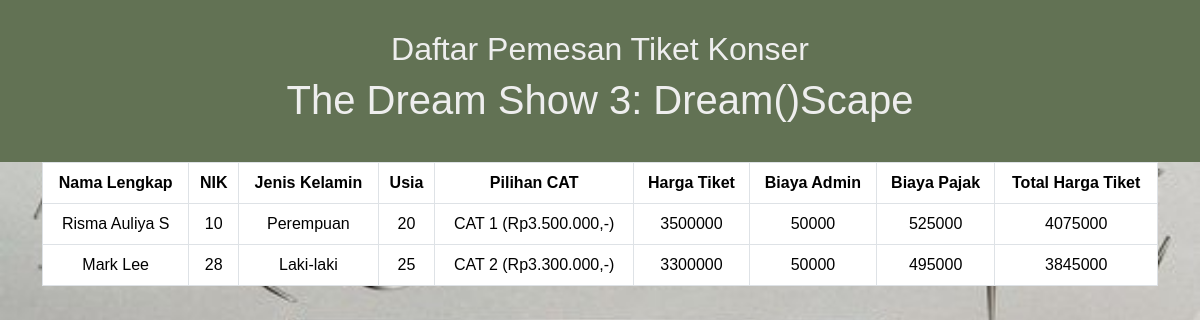
The app's page /daftar_pemesan.php with its own data.
### tables this page shows
CREATE TABLE `pemesan_tiket` (
  `id_tiket` int NOT NULL,
  `namalengkap` varchar(255) DEFAULT NULL,
  `nik` int DEFAULT NULL,
  `jeniskelamin` enum('Laki-laki','Perempuan') DEFAULT NULL,
  `usia` int DEFAULT NULL,
  `pilihCAT` varchar(50) DEFAULT NULL,
  `harga` int DEFAULT NULL,
  `b_admin` int DEFAULT NULL,
  `b_pajak` int DEFAULT NULL,
  `totalharga` int DEFAULT NULL
);

### daftar_pemesan.php (the view, shortened to what this page needs)
<!DOCTYPE html>
<html lang="en">
<head>
    <link rel="stylesheet" href="style/css/bootstrap.css">
	<link rel="stylesheet" href="style/style.css">
</head>
<body>
    <?php
        include("./file.php");
    ?>
	<header>
		<h2 class="text-center">Daftar Pemesan Tiket Konser</h2>
		<h1 class="text-center">The Dream Show 3: Dream()Scape</h1>
	</header>
	<div class="container-sm">
		<table class="table table-bordered" border="1">
			<thead class="text-center">
				<tr>
					<th>Nama Lengkap</th>
					<th>NIK</th>
					<th>Jenis Kelamin</th>
					<th>Usia</th>
					<th>Pilihan CAT</th>
					<th>Harga Tiket</th>
					<th>Biaya Admin</th>
					<th>Biaya Pajak</th>
					<th>Total Harga Tiket</th>
				</tr>
			</thead>
			<tbody>
				<?php
                    $query = mysqli_query($database, "SELECT * FROM pemesan_tiket");
					while ($pemesan = mysqli_fetch_array ($query)) {
                        echo "<tr>";
                        echo "<td style='text-align: center;'>".$pemesan["namalengkap"]."</td>";
                        echo "<td style='text-align: center;'>".$pemesan["nik"]."</td>";
                        echo "<td style='text-align: center;'>".$pemesan["jeniskelamin"]."</td>";
                        echo "<td style='text-align: center;'>".$pemesan["usia"]."</td>";
                        echo "<td style='text-align: center;'>".$pemesan["pilihCAT"]."</td>";
                        echo "<td style='text-align: center;'>".$pemesan["harga"]."</td>";
                        echo "<td style='text-align: center;'>".$pemesan["b_admin"]."</td>";
                        echo "<td style='text-align: center;'>".$pemesan["b_pajak"]."</td>";
                        echo "<td style='text-align: center;'>".$pemesan["totalharga"]."</td>";
                        echo "</tr>";
                    }
				?>
			</tbody>
		</table>
	</div>
</body>
</html>

### style/style.css (style rules this page uses)
* { text-decoration: none; margin: 0px; padding: 0px; }
body { margin: 0px; padding: 0px; font-family: 'Gill Sans', 'Gill Sans MT', Calibri, 'Trebuchet MS', sans-serif; background-image: url(../img/nctdream.jpg); background-size: cover; object-position: center; }
header { background-color: #627254; color: #EEEEEE; text-align: center; padding: 30px; }

### records on screen
pemesan_tiket: namalengkap "Risma Auliya S", nik "10", jeniskelamin "Perempuan", usia "20", pilihCAT "CAT 1 (Rp3.500.000,-)", harga "3500000", b_admin "50000", b_pajak "525000", totalharga "4075000"
pemesan_tiket: namalengkap "Mark Lee", nik "28", jeniskelamin "Laki-laki", usia "25", pilihCAT "CAT 2 (Rp3.300.000,-)", harga "3300000", b_admin "50000", b_pajak "495000", totalharga "3845000"
